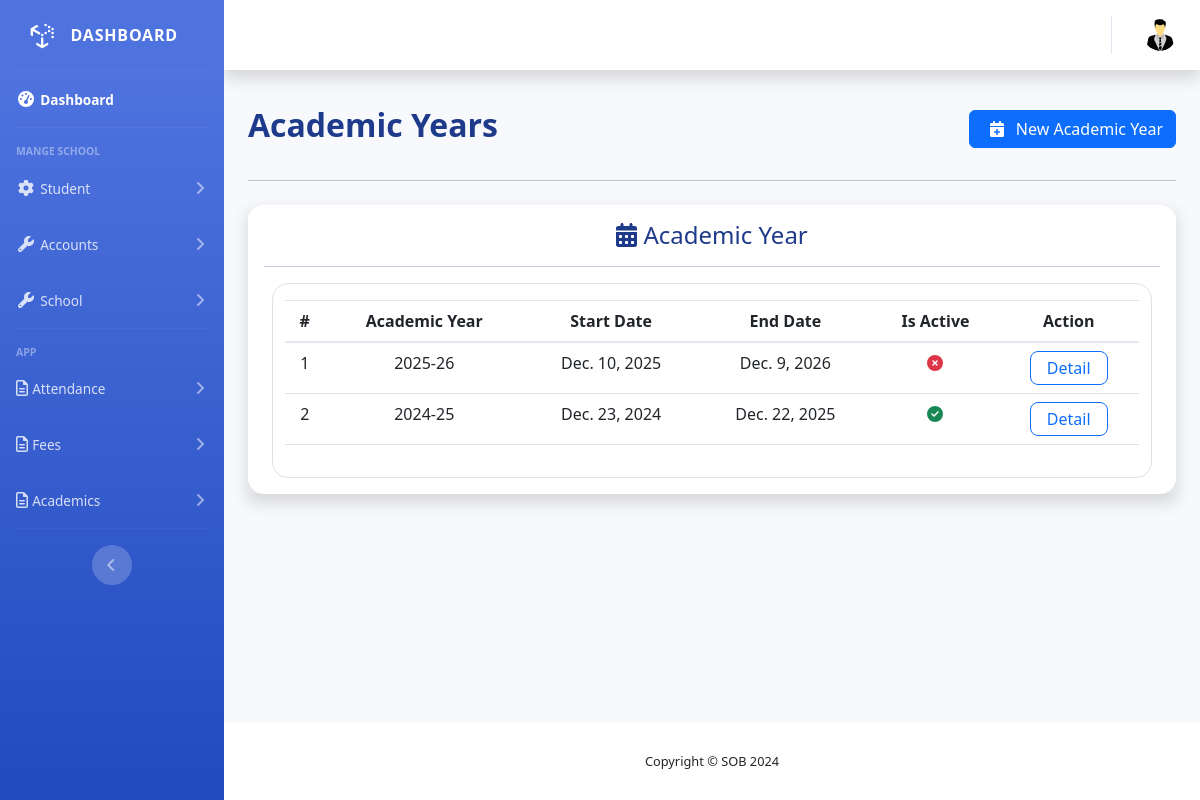
Page /academic-year/ on the committed database.
### core/models.py (models this page shows, shortened)
class AcademicYear(models.Model):
    name = models.CharField(max_length=8, unique=True)
    start_date = models.DateField()
    end_date = models.DateField()
    is_active = models.BooleanField(default=False)

### core/views.py (the view, shortened to what this page needs)
# urls.py: path('academic-year/', views.AcademicYearView.as_view(), name='academic-year-list'),
class AcademicYearView(CreateView):
    model = AcademicYear
    form_class = AcademicYearForm
    template_name = 'core/academic_year_list.html'
    success_url = reverse_lazy('academic-year-list')
    def get_context_data(self, **kwargs):
        context = super().get_context_data(**kwargs)
        context['academic_years'] = AcademicYear.objects.all().order_by('-id')
        return context

### core/templates/core/academic_year_list.html (shortened to what this page needs)
{% extends "base.html" %}
{% load static %}
{% block head %}
<link rel="stylesheet" href="https://cdnjs.cloudflare.com/ajax/libs/twitter-bootstrap/5.3.0/css/bootstrap.min.css">
<link rel="stylesheet" href="https://cdn.datatables.net/2.1.8/css/dataTables.bootstrap5.css">
{% endblock head %}
{% block main %}
<div class="container">
        <div class="d-flex justify-content-between align-items-center">
          <h2 class="fw-bold text-start" style="color:#1E3A8A;">Academic Years</h2>
          <div class="d-flex">
            <div class="my-3 ms-2 ms-md-3">
                <button type="button" id="filter-btn" class="btn btn-primary bg-primary"  data-bs-toggle="modal" data-bs-target="#addAcademicYearModal">
                  <i class="fa-solid fa-calendar-plus px-2"></i> New Academic Year
                </button>
            </div>
          </div>
        </div>
      <hr>
      <div class="row">
        <div class="col my-2">
            <div class="table-responsive shadow" >
                <div class="card border-0 rounded-4 shadow-lg">
                    <div class="card-body">
                    <h4 style="color:#1E3A8A;" class="text-center"><i class="fa-solid fa-calendar-days"></i> Academic Year</h4>
                    <hr class="" style="color:#1E3A8A;">
                        <div class="row border rounded-4 mx-2">
                        <div class="col-12">
                            <div class="table-responsive my-3">
                                <table id="academicYearTable"class="table text-center" style="width:100%">
                                  <thead>
                                      <tr class="text-center">
                                        <th class="text-center">#</th>
                                        <th class="text-center">Academic Year</th>
                                        <th class="text-center">Start Date</th>
                                        <th class="text-center">End Date</th>
                                        <th class="text-center">Is Active</th>
                                        <th class="text-center">Action</th>
                                    </tr>
                                  </thead>
                                  <tbody>
                                    {% for year in academic_years %}
                                    <tr>
                                        <td class="text-center">{{forloop.counter}}</td>
                                        <td>{{year.name}}</td>
                                        <td>{{year.start_date}}</td>
                                        <td>{{year.end_date}}</td>
                                        <td>
                                          {% if year.is_active %}
                                            <i class="fa-solid fa-circle-check text-success"></i><br>
                                          {% else %}
                                            <i class="fa-solid fa-circle-xmark text-danger"> </i>
                                          {% endif %}
                                        </td>
                                        <td>
                                          <a href="{% url "academic-year-detail" year.id %}">
                                            <button class="btn btn-outline-primary px-3 py-1 rounded-3 font-size-16" type="button"> Detail </button>
                                          </a>
                                        </td>
                                    </tr>
                                  {% endfor %}
                                  </tbody>
                                </table>
                              </div>
                        </div>
                        </div>
                    </div>
                </div>
            </div>
        </div>
    </div>
</div>
{% endblock main %}

### rows in the picture
AcademicYear: name "2025-26", start_date "Dec. 10, 2025", end_date "Dec. 9, 2026", is_active False (drawn)
AcademicYear: name "2024-25", start_date "Dec. 23, 2024", end_date "Dec. 22, 2025"
